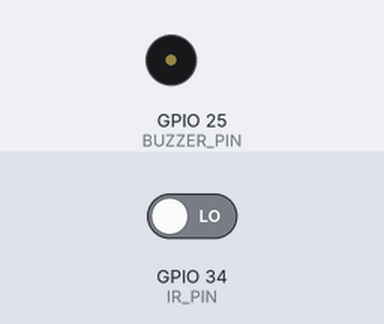
The sketch below on a simulated ESP32. Shown: buzzer (waves = sounding). The test bench sets the inputs (shaded band); at power-on: GPIO 34 (IR_PIN) LOW. Nothing arrives over Bluetooth unless stated; what the sketch prints to the serial monitor is not drawn.

Above: at 1.2 s.
1.3 s: GPIO 34 (IR_PIN) driven HIGH
At 1.46 s:
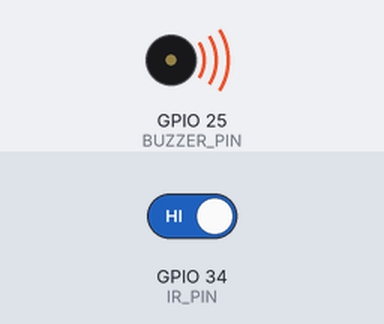
Timing chart, 0 to 4.3 s (numbered marks = the images above; inputs shaded):
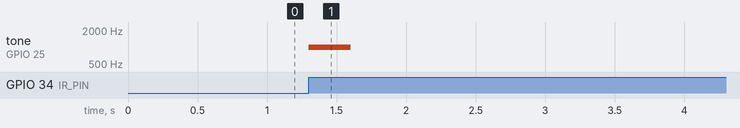

Measured:
- after the input at 1.3 s, tone on GPIO 25 (BUZZER_PIN): silent → 1000 Hz at once, → silent 0.30 s later

The sketch:

v2_eyeblink_system_ESP32.ino
```cpp
/*
  Eye-Blink → Morse → Bluetooth SPP
  Hardware:
    TCRT5000  D0  → GPIO34 (input-only)
    Buzzer    +   → GPIO25, – → GND
    Vcc lines on 3V3
    Common GND
  Upload speed: 115200
  Serial Monitor: 115200 or off
*/

#include <BluetoothSerial.h>
BluetoothSerial BT;          // Classic SPP

// -------- Pin map --------
constexpr int IR_PIN     = 34;   // TCRT5000 digital out (LOW on blink)
constexpr int BUZZER_PIN = 25;   // passive buzzer

// -------- Timing constants (ms) --------
constexpr unsigned DOT_TH   = 300;   // < 300 ms   = dot
constexpr unsigned CHAR_GAP = 2000;  // silence gap that ends one character
constexpr unsigned DOT_BEEP  = 100;  // beep feedback lengths
constexpr unsigned DASH_BEEP = 300;

unsigned long blinkStart = 0;
unsigned long lastEdge   = 0;
bool  inBlink            = false;
String morseBuffer       = "";

void setup() {
  pinMode(IR_PIN, INPUT);
  pinMode(BUZZER_PIN, OUTPUT);
  Serial.begin(115200);

  // ---------- Bluetooth ----------
  if (!BT.begin("EyeBlink-ESP32")) {   // device name advertized
    Serial.println("Bluetooth init failed");
    while (true) delay(100);
  }
  Serial.println("Bluetooth ready. Pair & open serial.");
}

void playBeep(unsigned dur) {
  tone(BUZZER_PIN, 1000, dur);    // 2 kHz
  delay(dur + 20);                // prevent overlap
}

void loop() {
  int eye = digitalRead(IR_PIN);          // HIGH=open, LOW=blink
  unsigned long now = millis();

  // ---- Blink starts ----
  if (!inBlink && eye == LOW) {
    inBlink = true;
    blinkStart = now;
  }

  // ---- Blink ends ----
  if (inBlink && eye == HIGH) {
    inBlink = false;
    lastEdge = now;
    unsigned long dur = now - blinkStart;

    if (dur < DOT_TH) {            // DOT
      morseBuffer += '.';
      playBeep(DOT_BEEP);
    } else {                       // DASH
      morseBuffer += '-';
      playBeep(DASH_BEEP);
    }
    Serial.print("Morse so far: ");
    Serial.println(morseBuffer);
  }

  // ---- Character finished (gap timed-out) ----
  if (!inBlink && morseBuffer.length() &&
      (now - lastEdge) > CHAR_GAP) {

    Serial.print("TX over BT: ");
    Serial.println(morseBuffer);

    BT.println(morseBuffer);       // <--- send via SPP
    morseBuffer = "";
  }
}
```
